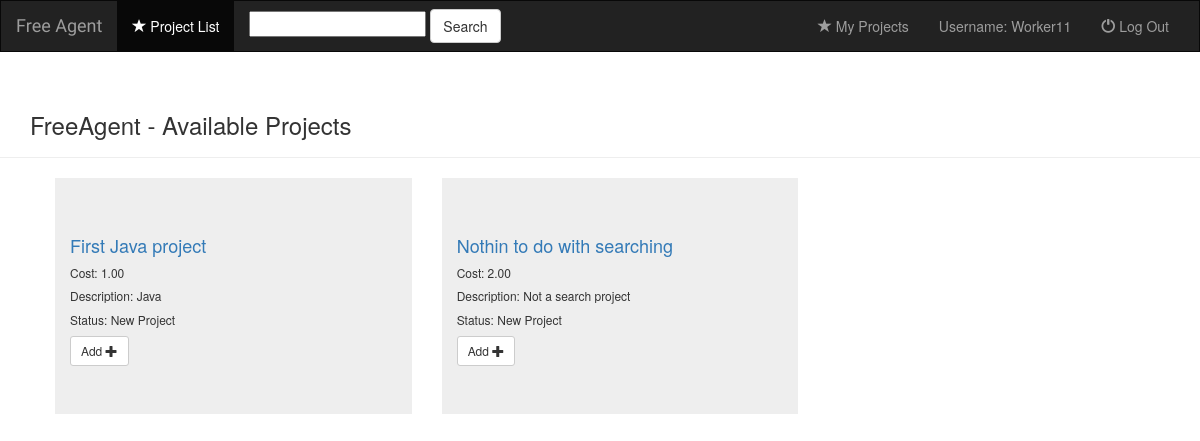
Page /freeAgentApp/ (signed in) on the committed database.
### freeAgentApp/models.py (models this page shows, shortened)
class UserProfile(AbstractUser):
    Identification = models.CharField(max_length=10, choices=(('F', 'freeAgent'), ('C', 'Client')))

class Project(models.Model):
    title = models.CharField(max_length=100)
    cost = models.DecimalField(max_digits=15, decimal_places=2)
    pub_date = timezone.now()
    status = models.IntegerField(default=1, validators=[MinValueValidator(1), MaxValueValidator(4)])
    description = models.CharField(max_length=300)
    file_type = models.FileField(null=True, blank=True)
    client_upload = models.FileField(null=True, blank=True)
    client = models.ForeignKey(UserProfile, related_name="ThisClient", null=True, blank=True)
    worker = models.ForeignKey(UserProfile, related_name="ThisWorker", null=True, blank=True)

### freeAgentApp/views.py (the view)
class IndexView(LoginRequiredMixin, generic.ListView):
    template_name = 'freeAgentApp/index.html'
    def get_queryset(self):
        user = self.request.user
        if user.Identification == 'C':
            return Project.objects.filter(client=user)
        else:
            return Project.objects.filter(status=1)

### freeAgentApp/templates/freeAgentApp/index.html (shortened to what this page needs)
{% extends 'freeAgentApp/base.html' %}
{% block body %}
<div class="page-header">
    {% if user.Identification == 'F' %}
        <div class="container"><h3>FreeAgent - Available Projects</h3></div>
    {% else %}
        <div class="container"><h3>My Created Projects</h3></div>
    {% endif %}
</div>
{% for project in object_list %}
<ul>
    <div class="col-md-4">
        <div class="jumbotron">
            <div class="container">
                <h4><a href="{% url 'freeAgentApp:detail' project.id %}">{{project.title}}</a></h4>
                <h6>Cost: {{project.cost}}</h6>
                <h6>Description: {{project.description}}</h6>
                <h6> Status:
                    {% if project.status == 1 %} New Project
                    {% elif project.status == 2 %} Applied
                    {% elif project.status == 3 %} Working
                    {% elif project.status == 4 %} Completed
                    {% endif %}
                </h6>
                {% if user.Identification == 'C' %}
                <form action="{% url 'freeAgentApp:deleteProject' project.id %}" method="post" style=" display: inline;">
                    {%csrf_token%}
                    <button type="submit" class="btn btn-default btn-sm"> Delete
                        <span class="glyphicon glyphicon-trash"></span></button>
                </form>
                {% else %}
                <form action="{% url 'freeAgentApp:addWorker'  %}" method="post" style=" display: inline;">
                    <button type="submit" name ="add" class="btn btn-default btn-sm"> Add
                        <span class="glyphicon glyphicon-plus"></span></button>
                </form>
                {% endif %}
            </div>
        </div>
    </div>
</ul>
{% endfor %}
{% endblock %}

### freeAgentApp/templates/freeAgentApp/base.html (shortened to what this page needs)
<!DOCTYPE html>
<html lang="en">
<head>
    {% load staticfiles %}
    <link rel="stylesheet" href ="https://maxcdn.bootstrapcdn.com/bootstrap/3.3.6/css/bootstrap.min.css">
    <link rel="stylesheet" type="text/css" href="../../static/freeAgentApp/css/style_cheesy.css"/>
</head>
<body>
    <nav class="navbar navbar-inverse">
    <div class = "container-fluid">
        <div class="navbar-header" >
            <a class="navbar-brand" href="{% url 'freeAgentApp:index' %}">Free Agent</a>
        </div>
        <div class = "collapse navbar-collapse" id="topNavBar">
            <ul class="nav navbar-nav">
                <li class="active">
                    <a href="{% url 'freeAgentApp:index' %}">
                        <span class="glyphicon glyphicon-star" aria-hidden="true"></span>&nbsp;Project List
                    </a>
                </li>
            </ul>
            <form class="navbar-form navbar-left" role="search" method="get" action="{% url 'freeAgentApp:search' %}">
                <input type="text" id="searchBox" class="input-medium search-query" name="q" placeholder="">
                <button type="submit" class="btn btn-default"> Search</button>
             </form>
            <ul class ="nav navbar-nav navbar-right">
                <li class="">
                    {% if user.Identification == 'C' %}
                        <a href="{% url 'freeAgentApp:createProject' %}">
                            <span class="glyphicon glyphicon-plus" aria-hidden="true"></span>&nbsp;Add Project
                        </a>
                    {% else %}
                        <a href="{% url 'freeAgentApp:workerIndex' user.id %}">
                            <span class="glyphicon glyphicon-star" aria-hidden="true"></span>&nbsp;My Projects
                        </a>
                    {% endif %}
                </li>
                <li class="">
                    <a>Username: {{ user.username }} </a>
                </li>
                <li class="">
                    <a href="{% url 'freeAgentApp:logout' %}">
                        <span class="glyphicon glyphicon-off" aria-hidden="true"></span>&nbsp;Log Out
                    </a>
                </li>
            </ul>
        </div>
    </div>
    </nav>
{% block body %}
{% endblock %}
</body>
</html>

### freeAgentApp/static/freeAgentApp/css/style_cheesy.css (style rules this page uses)
.navbar { border-radius:0; }
.navbar-brand { font-family:'Satisfy',cursive; font-size:60 }

### rows in the picture
UserProfile: username "Worker11"
Project: title "First Java project", cost "1.00", description "Java", status "New Project"
Project: title "Nothin to do with searching", cost "2.00", description "Not a search project", status "New Project"
